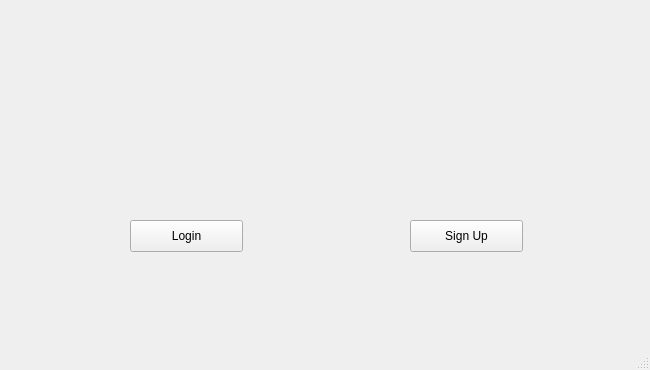
<?xml version="1.0" encoding="UTF-8"?>
<ui version="4.0">
 <class>MainWindow</class>
 <widget class="QMainWindow" name="MainWindow">
  <property name="geometry">
   <rect>
    <x>0</x>
    <y>0</y>
    <width>650</width>
    <height>370</height>
   </rect>
  </property>
  <property name="windowTitle">
   <string>MainWindow</string>
  </property>
  <widget class="QWidget" name="centralwidget">
   <widget class="QLabel" name="label">
    <property name="geometry">
     <rect>
      <x>110</x>
      <y>0</y>
      <width>441</width>
      <height>331</height>
     </rect>
    </property>
    <property name="text">
     <string/>
    </property>
   </widget>
   <widget class="QPushButton" name="pushButton_login">
    <property name="geometry">
     <rect>
      <x>130</x>
      <y>220</y>
      <width>113</width>
      <height>32</height>
     </rect>
    </property>
    <property name="text">
     <string>Login</string>
    </property>
   </widget>
   <widget class="QPushButton" name="pushButton_signup">
    <property name="geometry">
     <rect>
      <x>410</x>
      <y>220</y>
      <width>113</width>
      <height>32</height>
     </rect>
    </property>
    <property name="text">
     <string>Sign Up</string>
    </property>
   </widget>
   <zorder>label</zorder>
   <zorder>pushButton_signup</zorder>
   <zorder>pushButton_login</zorder>
  </widget>
  <widget class="QMenuBar" name="menubar">
   <property name="geometry">
    <rect>
     <x>0</x>
     <y>0</y>
     <width>650</width>
     <height>24</height>
    </rect>
   </property>
  </widget>
  <widget class="QStatusBar" name="statusbar"/>
 </widget>
 <resources/>
 <connections/>
</ui>
